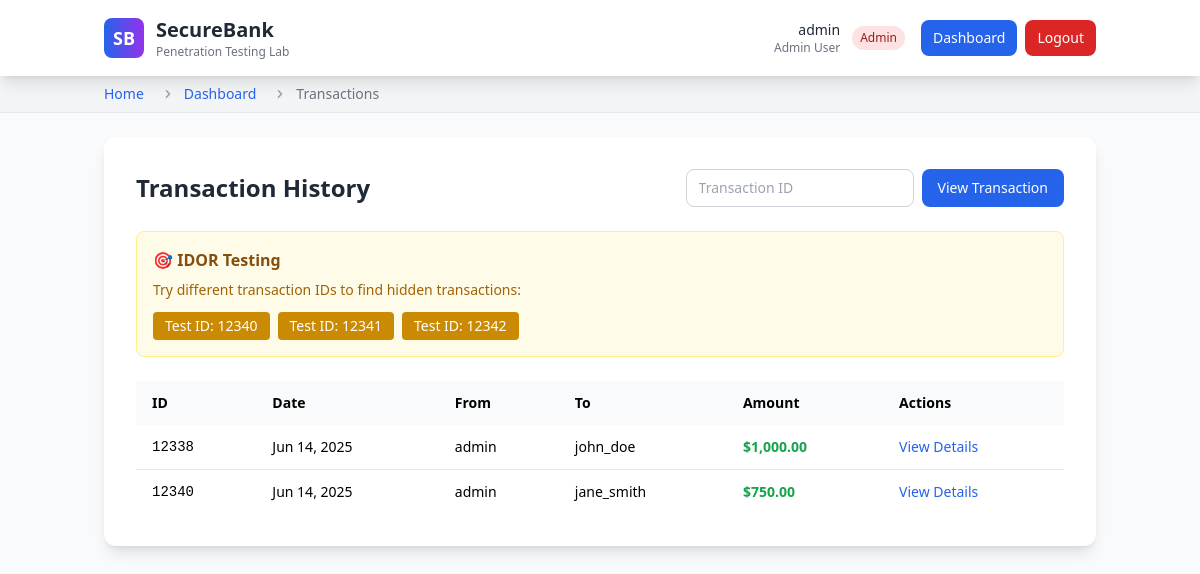
Screenshot of /transactions.php (signed in) with the database file from the repository.
### tables this page shows
CREATE TABLE transactions (
    id INT PRIMARY KEY AUTO_INCREMENT,
    from_account INT,
    to_account INT,
    amount DECIMAL(10,2),
    memo VARCHAR(255),
    transaction_date TIMESTAMP DEFAULT CURRENT_TIMESTAMP,
    FOREIGN KEY (from_account) REFERENCES accounts(id) ON DELETE CASCADE,
    FOREIGN KEY (to_account) REFERENCES accounts(id) ON DELETE CASCADE
);

CREATE TABLE users (
    id INT PRIMARY KEY AUTO_INCREMENT,
    username VARCHAR(50) UNIQUE NOT NULL,
    email VARCHAR(100) NOT NULL,
    password VARCHAR(255) NOT NULL,
    role ENUM('admin', 'premium', 'regular') DEFAULT 'regular',
    created_at TIMESTAMP DEFAULT CURRENT_TIMESTAMP
);

### transactions.php (the view, shortened to what this page needs)
<?php
require_once 'includes/header.php';
$transaction_id = $_GET['id'] ?? null;
$user_id = $_GET['user_id'] ?? $_SESSION['user_id'];
if ($transaction_id) {
    $stmt = $pdo->prepare("
        SELECT t.*,
               a1.account_number as from_account_num,
               a2.account_number as to_account_num,
               u1.username as from_user,
               u2.username as to_user
        FROM transactions t
        JOIN accounts a1 ON t.from_account = a1.id
        JOIN accounts a2 ON t.to_account = a2.id
        JOIN users u1 ON a1.user_id = u1.id
        JOIN users u2 ON a2.user_id = u2.id
        WHERE t.id = ?
    ");
    $stmt->execute([$transaction_id]);
    $transaction = $stmt->fetch(PDO::FETCH_ASSOC);
} else {
    $stmt = $pdo->prepare("
        SELECT t.*,
               a1.account_number as from_account_num,
               a2.account_number as to_account_num,
               u1.username as from_user,
               u2.username as to_user
        FROM transactions t
        JOIN accounts a1 ON t.from_account = a1.id
        JOIN accounts a2 ON t.to_account = a2.id
        JOIN users u1 ON a1.user_id = u1.id
        JOIN users u2 ON a2.user_id = u2.id
        WHERE a1.user_id = ? OR a2.user_id = ?
        ORDER BY t.transaction_date DESC
        LIMIT 20
    ");
    $stmt->execute([$user_id, $user_id]);
    $transactions = $stmt->fetchAll(PDO::FETCH_ASSOC);
}
?>
<div class="max-w-6xl mx-auto">
    <?php if ($transaction_id && $transaction): ?>
        <div class="bg-white rounded-xl shadow-lg p-8 mb-8">
            <div class="flex justify-between items-start mb-6">
                <h2 class="text-2xl font-bold text-gray-800">Transaction Details</h2>
                <div class="text-right">
                    <span class="text-sm text-gray-500">Transaction ID</span>
                    <p class="font-mono text-lg">#<?php echo htmlspecialchars($transaction['id']); ?></p>
                </div>
            </div>
            <?php if (strpos($transaction['memo'], 'FLAG{') !== false): ?>
                <div class="bg-green-100 border border-green-400 text-green-700 px-4 py-3 rounded mb-6">
                    <strong>🎉 Flag Found!</strong> You've successfully exploited an IDOR vulnerability!<br>
                    <code class="bg-green-200 px-2 py-1 rounded"><?php echo htmlspecialchars($transaction['memo']); ?></code>
                </div>
            <?php endif; ?>
            <div class="grid md:grid-cols-2 gap-8">
                <div class="space-y-4">
                    <div class="p-4 bg-red-50 rounded-lg">
                        <h3 class="font-semibold text-red-800 mb-2">From Account</h3>
                        <p class="text-sm text-gray-600">Account: <?php echo htmlspecialchars($transaction['from_account_num']); ?></p>
                        <p class="text-sm text-gray-600">User: <?php echo htmlspecialchars($transaction['from_user']); ?></p>
                    </div>
                    <div class="p-4 bg-blue-50 rounded-lg">
                        <h3 class="font-semibold text-blue-800 mb-2">Transaction Info</h3>
                        <p class="text-sm text-gray-600">Date: <?php echo date('M j, Y g:i A', strtotime($transaction['transaction_date'])); ?></p>
                        <p class="text-sm text-gray-600">Amount: <span class="font-bold text-green-600">$<?php echo number_format($transaction['amount'], 2); ?></span></p>
                    </div>
                </div>
                <div class="space-y-4">
                    <div class="p-4 bg-green-50 rounded-lg">
                        <h3 class="font-semibold text-green-800 mb-2">To Account</h3>
                        <p class="text-sm text-gray-600">Account: <?php echo htmlspecialchars($transaction['to_account_num']); ?></p>
                        <p class="text-sm text-gray-600">User: <?php echo htmlspecialchars($transaction['to_user']); ?></p>
                    </div>
                    <?php if (!empty($transaction['memo'])): ?>
                    <div class="p-4 bg-yellow-50 rounded-lg">
                        <h3 class="font-semibold text-yellow-800 mb-2">Memo</h3>
                        <p class="text-sm text-gray-600"><?php echo htmlspecialchars($transaction['memo']); ?></p>
                    </div>
                    <?php endif; ?>
                </div>
            </div>
            <div class="mt-6 flex space-x-4">
                <a href="transactions.php" class="bg-blue-600 hover:bg-blue-700 text-white px-4 py-2 rounded-lg transition duration-200">
                    ← Back to Transactions
                </a>
            </div>
        </div>
    <?php else: ?>
        <div class="bg-white rounded-xl shadow-lg p-8">
            <div class="flex justify-between items-center mb-6">
                <h2 class="text-2xl font-bold text-gray-800">Transaction History</h2>
                <div class="flex space-x-2">
                    <input type="number" id="transaction_id" placeholder="Transaction ID"
                           class="px-3 py-2 border border-gray-300 rounded-lg text-sm">
                    <button onclick="viewTransaction()"
                            class="bg-blue-600 hover:bg-blue-700 text-white px-4 py-2 rounded-lg text-sm transition duration-200">
                        View Transaction
                    </button>
                </div>
            </div>
            <div class="bg-yellow-50 border border-yellow-200 rounded-lg p-4 mb-6">
                <h3 class="font-semibold text-yellow-800 mb-2">🎯 IDOR Testing</h3>
                <p class="text-sm text-yellow-700 mb-3">Try different transaction IDs to find hidden transactions:</p>
                <div class="flex space-x-2">
                    <button onclick="testTransaction(12340)" class="bg-yellow-600 text-white px-3 py-1 rounded text-sm hover:bg-yellow-700">Test ID: 12340</button>
                    <button onclick="testTransaction(12341)" class="bg-yellow-600 text-white px-3 py-1 rounded text-sm hover:bg-yellow-700">Test ID: 12341</button>
                    <button onclick="testTransaction(12342)" class="bg-yellow-600 text-white px-3 py-1 rounded text-sm hover:bg-yellow-700">Test ID: 12342</button>
                </div>
            </div>
            <?php if (!empty($transactions)): ?>
                <div class="overflow-x-auto">
                    <table class="w-full table-auto">
                        <thead>
                            <tr class="bg-gray-50">
                                <th class="px-4 py-3 text-left text-sm font-semibold">ID</th>
                                <th class="px-4 py-3 text-left text-sm font-semibold">Date</th>
                                <th class="px-4 py-3 text-left text-sm font-semibold">From</th>
                                <th class="px-4 py-3 text-left text-sm font-semibold">To</th>
                                <th class="px-4 py-3 text-left text-sm font-semibold">Amount</th>
                                <th class="px-4 py-3 text-left text-sm font-semibold">Actions</th>
                            </tr>
                        </thead>
                        <tbody class="divide-y divide-gray-200">
                            <?php foreach ($transactions as $trans): ?>
                            <tr class="hover:bg-gray-50">
                                <td class="px-4 py-3 text-sm font-mono"><?php echo $trans['id']; ?></td>
                                <td class="px-4 py-3 text-sm"><?php echo date('M j, Y', strtotime($trans['transaction_date'])); ?></td>
                                <td class="px-4 py-3 text-sm"><?php echo htmlspecialchars($trans['from_user']); ?></td>
                                <td class="px-4 py-3 text-sm"><?php echo htmlspecialchars($trans['to_user']); ?></td>
                                <td class="px-4 py-3 text-sm font-bold text-green-600">$<?php echo number_format($trans['amount'], 2); ?></td>
                                <td class="px-4 py-3 text-sm">
                                    <a href="transactions.php?id=<?php echo $trans['id']; ?>"
                                       class="text-blue-600 hover:text-blue-800 text-sm">View Details</a>
                                </td>
                            </tr>
                            <?php endforeach; ?>
                        </tbody>
                    </table>
                </div>
            <?php endif; ?>
        </div>
    <?php endif; ?>
</div>
</main>
</body>
</html>

### rows the page displays
transactions: id "12338", transaction_date "Jun 14, 2025", users.username "admin", users.username "john_doe", amount "1,000.00"
transactions: id "12340", transaction_date "Jun 14, 2025", users.username "admin", users.username "jane_smith", amount "750.00"

### other values shown
$_SESSION['username'] "admin"
$_SESSION['role'] "Admin"
$crumb['name'] "Home"
$crumb['name'] "Dashboard"
$crumb['name'] "Transactions"
